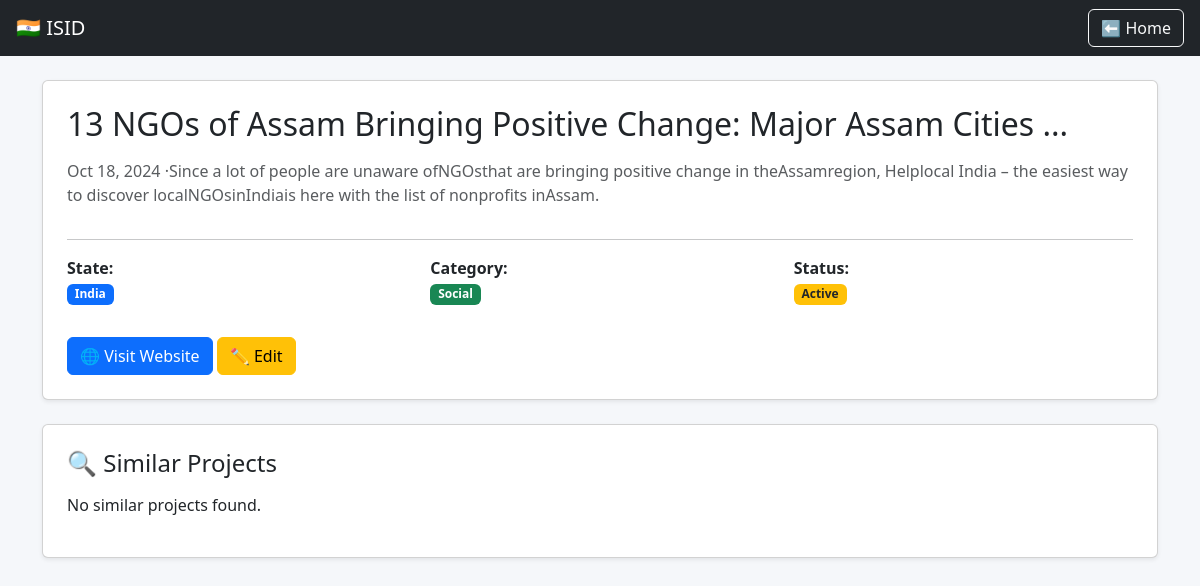
The app's page /project/2431 with its own data.
### tables this page shows
CREATE TABLE projects (
    project_id INTEGER PRIMARY KEY AUTOINCREMENT,
    title TEXT,
    source TEXT,
    url TEXT,
    state TEXT,
    category TEXT,
    country TEXT,
    status TEXT
, score INTEGER);

### app.py (the view)
@app.route("/project/<int:id>")
def project_detail(id):
    conn = get_db_connection()
    cursor = conn.cursor()
    cursor.execute("SELECT * FROM projects WHERE project_id = ?", (id,))
    project = cursor.fetchone()
    conn.close()
    if not project:
        return "Project not found", 404
    results = get_similar_projects(id)
    recommendations = [r[1] for r in results]
    return render_template(
        "project_detail.html",
        project=project,
        recommendations=recommendations
    )

### app.py (called while the page is built)
def get_db_connection():
    conn = sqlite3.connect("database.db", check_same_thread=False)
    conn.row_factory = sqlite3.Row
    return conn

### semantic_search.py (called while the page is built)
def get_similar_projects(project_id, top_k=5):
    global DATA, EMBEDDINGS
    if EMBEDDINGS is None:
        build_cache()
    idx = None
    for i, d in enumerate(DATA):
        if d["project_id"] == project_id:
            idx = i
            break
    if idx is None:
        return []
    target_vec = EMBEDDINGS[idx]
    scores = []
    for i, emb in enumerate(EMBEDDINGS):
        if i == idx:
            continue
        sim = np.dot(target_vec, emb)
        scores.append((sim, DATA[i]))
    scores.sort(reverse=True)
    return scores[:top_k]

### templates/project_detail.html (shortened to what this page needs)
<!DOCTYPE html>
<html>
<head>
    <link href="https://cdn.jsdelivr.net/npm/bootstrap@5.3.0/dist/css/bootstrap.min.css" rel="stylesheet">
</head>
<body style="background:#f5f7fa;">
<nav class="navbar navbar-dark bg-dark px-3">
    <span class="navbar-brand">🇮🇳 ISID</span>
    <a href="/home" class="btn btn-outline-light">⬅ Home</a>
</nav>
<div class="container mt-4">
    <div class="card p-4 shadow-sm mb-4">
        <h2 class="mb-3">{{ project['title'] }}</h2>
        <p class="text-muted">{{ project['source'] or "No description available" }}</p>
        <hr>
        <div class="row">
            <div class="col-md-4">
                <p><b>State:</b><br>
                <span class="badge bg-primary">
                    {{ project['state'].title() if project['state'] else "N/A" }}
                </span></p>
            </div>
            <div class="col-md-4">
                <p><b>Category:</b><br>
                <span class="badge bg-success">
                    {{ project['category'].title() if project['category'] else "N/A" }}
                </span></p>
            </div>
            <div class="col-md-4">
                <p><b>Status:</b><br>
                <span class="badge bg-warning text-dark">
                    {{ project['status'].title() if project['status'] else "N/A" }}
                </span></p>
            </div>
        </div>
        <div class="mt-3">
            {% if project['url'] %}
            <a href="{{ project['url'] }}" target="_blank" class="btn btn-primary">
                🌐 Visit Website
            </a>
            {% endif %}
            <a href="/edit/{{ project['project_id'] }}" class="btn btn-warning">
                ✏ Edit
            </a>
        </div>
    </div>
    <div class="card p-4 shadow-sm">
        <h4 class="mb-3">🔍 Similar Projects</h4>
        {% if recommendations %}
            <div class="row">
            {% for r in recommendations %}
                <div class="col-md-6 mb-3">
                    <div class="border p-3 rounded bg-light">
                        <h6>
                            <a href="/project/{{ r['project_id'] }}">
                                {{ r['title'] }}
                            </a>
                        </h6>
                        <small class="text-muted">
                            {{ r['source'][:120] if r['source'] else "No description" }}...
                        </small>
                        <div class="mt-2">
                            <span class="badge bg-secondary">
                                {{ r['state'].title() if r['state'] else "N/A" }}
                            </span>
                            <span class="badge bg-info text-dark">
                                {{ r['category'].title() if r['category'] else "N/A" }}
                            </span>
                        </div>
                    </div>
                </div>
            {% endfor %}
            </div>
        {% else %}
            <p>No similar projects found.</p>
        {% endif %}
    </div>
</div>
</body>
</html>

### records on screen
projects: title "13 NGOs of Assam Bringing Positive Change: Major Assam Cities ...", source "Oct 18, 2024 ·Since a lot of people are unaware ofNGOsthat are bringing positive change in theAssamregion, Helplocal India – the easiest way to discover localNGOsinIndiais here with the list of nonprofits inAssam.", state "India", category "Social", status "Active"
